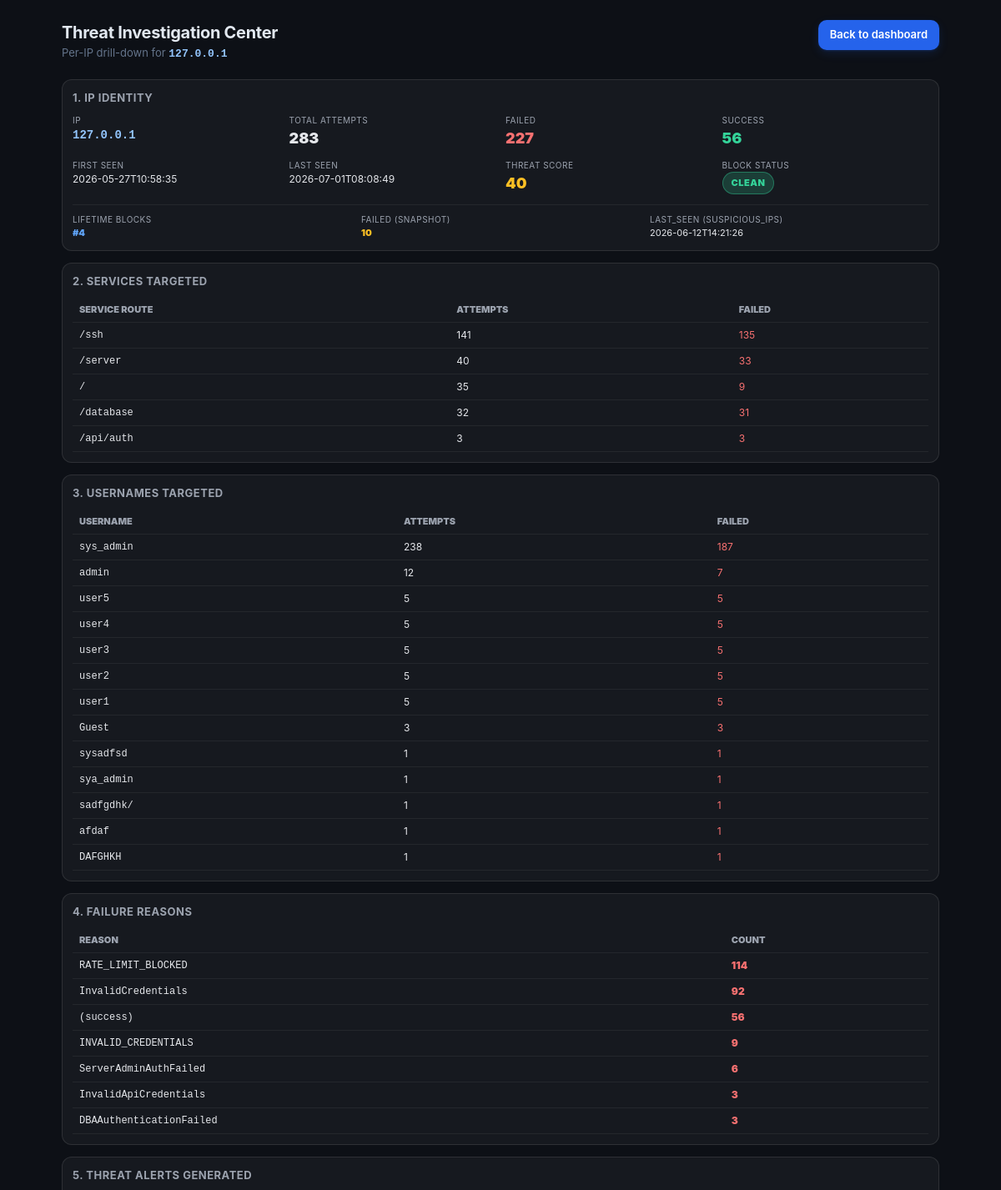
The page /dashboard/ip/127.0.0.1 (signed in, upper part) on the database its author committed.
### tables this page shows
CREATE TABLE suspicious_ips (
                id INTEGER PRIMARY KEY AUTOINCREMENT,
                ip TEXT NOT NULL UNIQUE,
                failed_attempts INTEGER NOT NULL DEFAULT 0,
                threat_score INTEGER NOT NULL DEFAULT 0,
                blocked_until TEXT,
                last_seen TEXT NOT NULL,
                blocked_count INTEGER NOT NULL DEFAULT 0
            );

CREATE TABLE login_attempts (
            id INTEGER PRIMARY KEY AUTOINCREMENT,
            created_at TEXT NOT NULL,
            ip TEXT NOT NULL,
            username TEXT NOT NULL,
            success INTEGER NOT NULL,
            failure_reason TEXT,
            is_honeypot_target INTEGER NOT NULL DEFAULT 1
        , service_route TEXT, request_path TEXT, event_type TEXT);

### app/dashboard_routes.py (the view)
    @app.route("/dashboard/ip/<ip>", methods=["GET"])
    def ip_investigation_route(ip: str):
        if not session.get("logged_in"):
            return redirect(url_for("login"))
        summary = fetch_ip_summary(ip)
        block_record = fetch_ip_block_record(ip)
        services = fetch_ip_services_targeted(ip)
        usernames = fetch_ip_usernames_targeted(ip)
        reasons = fetch_ip_failure_reasons(ip)
        alerts = fetch_ip_threat_alerts(ip, limit=50)
        activity = fetch_ip_recent_activity(ip, limit=50)
        if (
            summary.get("total", 0) == 0
            and not block_record
            and len(alerts) == 0
        ):
            return render_template("ip_not_found.html", ip=ip), 404
        _now = now_iso()
        is_blocked = ip_is_currently_blocked(ip, _now)
        from datetime import datetime, timezone
        generated_at = datetime.now(timezone.utc).strftime("%Y-%m-%d %H:%M:%S UTC")
        return render_template(
            "ip_investigation.html",
            ip=ip,
            summary=summary,
            block_record=block_record,
            is_blocked=is_blocked,
            services=services,
            usernames=usernames,
            reasons=reasons,
            alerts=alerts,
            activity=activity,
            generated_at=generated_at,
        )

### app/attacks_db.py (called while the page is built)
def get_connection() -> sqlite3.Connection:
    os.makedirs(os.path.dirname(DB_PATH), exist_ok=True)
    conn = sqlite3.connect(DB_PATH, check_same_thread=False)
    conn.row_factory = sqlite3.Row
    return conn

def init_attacks_db() -> None:
    conn = get_connection()
    cur = conn.cursor()
    cur.execute(
        """
        CREATE TABLE IF NOT EXISTS attacks (
            id INTEGER PRIMARY KEY AUTOINCREMENT,
            username TEXT NOT NULL,
            ip TEXT NOT NULL,
            login_status TEXT NOT NULL,
            threat_level TEXT NOT NULL,
            timestamp TEXT NOT NULL
        );
        """
    )
    cur.execute("CREATE INDEX IF NOT EXISTS idx_attacks_ip ON attacks(ip);")
    cur.execute("CREATE INDEX IF NOT EXISTS idx_attacks_timestamp ON attacks(timestamp);")
    conn.commit()
    conn.close()

def fetch_ip_block_record(ip: str) -> dict | None:
    conn = get_connection()
    try:
        cur = conn.cursor()
        cur.execute(
            """
            SELECT ip, failed_attempts, threat_score,
                   blocked_until, last_seen, blocked_count
            FROM suspicious_ips
            WHERE ip = ?
            """,
            (ip,),
        )
        row = cur.fetchone()
        return dict(row) if row else None
    finally:
        conn.close()

def fetch_ip_services_targeted(ip: str) -> list[dict]:
    conn = get_connection()
    try:
        cur = conn.cursor()
        cur.execute(
            """
            SELECT service_route,
                   COUNT(*) AS attempts,
                   SUM(CASE WHEN success = 0 THEN 1 ELSE 0 END) AS failed
            FROM login_attempts
            WHERE ip = ? AND service_route IS NOT NULL
            GROUP BY service_route
            ORDER BY attempts DESC
            """,
            (ip,),
        )
        return [dict(r) for r in cur.fetchall()]
    finally:
        conn.close()

def fetch_ip_usernames_targeted(ip: str) -> list[dict]:
    conn = get_connection()
    try:
        cur = conn.cursor()
        cur.execute(
            """
            SELECT username,
                   COUNT(*) AS attempts,
                   SUM(CASE WHEN success = 0 THEN 1 ELSE 0 END) AS failed
            FROM login_attempts
            WHERE ip = ?
            GROUP BY username
            ORDER BY attempts DESC
            """,
            (ip,),
        )
        return [dict(r) for r in cur.fetchall()]
    finally:
        conn.close()

### app/rate_limit_db.py (called while the page is built)
def now_iso() -> str:
    return _utc_now_iso()

### templates/ip_investigation.html (shortened to what this page needs)
<!DOCTYPE html>
<html lang="en">
  <head>
    <link rel="stylesheet" href="/static/dashboard.css" />
  </head>
  <body>
    <div class="page">
      <main class="main" style="max-width: 1100px; margin: 0 auto; padding: 24px;">
        <div class="topbar" style="margin-bottom: 20px;">
          <div>
            <h1 class="h1">Threat Investigation Center</h1>
            <div class="muted">Per-IP drill-down for <span class="inv-ip-mono" style="font-weight:900;">{{ ip }}</span></div>
          </div>
          <a class="btn" href="/dashboard">Back to dashboard</a>
        </div>
        <div class="inv-card">
          <h3>1. IP Identity</h3>
          <div style="display: grid; grid-template-columns: repeat(4, 1fr); gap: 12px; font-size: 12px;">
            <div>
              <div style="color: #9ca3af; font-size: 10px; text-transform: uppercase; letter-spacing: 0.5px;">IP</div>
              <div class="inv-ip-mono" style="font-weight:900; font-size: 14px;">{{ ip }}</div>
            </div>
            <div>
              <div style="color: #9ca3af; font-size: 10px; text-transform: uppercase; letter-spacing: 0.5px;">Total attempts</div>
              <div style="color: #e5e7eb; font-weight: 900; font-size: 18px;">{{ summary.total }}</div>
            </div>
            <div>
              <div style="color: #9ca3af; font-size: 10px; text-transform: uppercase; letter-spacing: 0.5px;">Failed</div>
              <div style="color: #f87171; font-weight: 900; font-size: 18px;">{{ summary.failed }}</div>
            </div>
            <div>
              <div style="color: #9ca3af; font-size: 10px; text-transform: uppercase; letter-spacing: 0.5px;">Success</div>
              <div style="color: #34d399; font-weight: 900; font-size: 18px;">{{ summary.success_count }}</div>
            </div>
            <div>
              <div style="color: #9ca3af; font-size: 10px; text-transform: uppercase; letter-spacing: 0.5px;">First seen</div>
              <div style="color: #e5e7eb; font-size: 12px;">{{ (summary.first_seen or '-')[:19] }}</div>
            </div>
            <div>
              <div style="color: #9ca3af; font-size: 10px; text-transform: uppercase; letter-spacing: 0.5px;">Last seen</div>
              <div style="color: #e5e7eb; font-size: 12px;">{{ (summary.last_seen or '-')[:19] }}</div>
            </div>
            <div>
              <div style="color: #9ca3af; font-size: 10px; text-transform: uppercase; letter-spacing: 0.5px;">Threat score</div>
              <div style="color: #fbbf24; font-weight: 900; font-size: 18px;">
                {% if block_record %}{{ block_record.threat_score }}{% else %}0{% endif %}
              </div>
            </div>
            <div>
              <div style="color: #9ca3af; font-size: 10px; text-transform: uppercase; letter-spacing: 0.5px;">Block status</div>
              {% if is_blocked %}
                <div><span class="inv-status blocked">BLOCKED</span></div>
                <div style="color: #9ca3af; font-size: 10px; margin-top: 4px;">until {{ (block_record.blocked_until or '-')[:19] }}</div>
              {% else %}
                <div><span class="inv-status clean">CLEAN</span></div>
              {% endif %}
            </div>
          </div>
          {% if block_record %}
          <div style="margin-top: 12px; padding-top: 10px; border-top: 1px solid rgba(255,255,255,0.06); display: grid; grid-template-columns: repeat(3, 1fr); gap: 12px; font-size: 11px;">
            <div>
              <div style="color: #9ca3af; font-size: 10px; text-transform: uppercase; letter-spacing: 0.5px;">Lifetime blocks</div>
              <div style="color: #60a5fa; font-weight: 900;">#{{ block_record.blocked_count }}</div>
            </div>
            <div>
              <div style="color: #9ca3af; font-size: 10px; text-transform: uppercase; letter-spacing: 0.5px;">Failed (snapshot)</div>
              <div style="color: #fbbf24; font-weight: 900;">{{ block_record.failed_attempts }}</div>
            </div>
            <div>
              <div style="color: #9ca3af; font-size: 10px; text-transform: uppercase; letter-spacing: 0.5px;">last_seen (suspicious_ips)</div>
              <div style="color: #e5e7eb;">{{ (block_record.last_seen or '-')[:19] }}</div>
            </div>
          </div>
          {% endif %}
        </div>
        <div class="inv-card">
          <h3>2. Services Targeted</h3>
          {% if services|length > 0 %}
            <table class="inv-table">
              <thead>
                <tr><th>Service route</th><th>Attempts</th><th>Failed</th></tr>
              </thead>
              <tbody>
                {% for s in services %}
                  <tr>
                    <td class="inv-ip-mono">{{ s.service_route }}</td>
                    <td>{{ s.attempts }}</td>
                    <td style="color: #f87171;">{{ s.failed }}</td>
                  </tr>
                {% endfor %}
              </tbody>
            </table>
          {% else %}
            <div class="inv-empty">No services targeted by this IP.</div>
          {% endif %}
        </div>
        <div class="inv-card">
          <h3>3. Usernames Targeted</h3>
          {% if usernames|length > 0 %}
            <table class="inv-table">
              <thead>
                <tr><th>Username</th><th>Attempts</th><th>Failed</th></tr>
              </thead>
              <tbody>
                {% for u in usernames %}
                  <tr>
                    <td class="inv-ip-mono">{{ u.username }}</td>
                    <td>{{ u.attempts }}</td>
                    <td style="color: #f87171;">{{ u.failed }}</td>
                  </tr>
                {% endfor %}
              </tbody>
            </table>
          {% else %}
            <div class="inv-empty">No usernames targeted by this IP.</div>
          {% endif %}
        </div>
        <div class="inv-card">
          <h3>4. Failure Reasons</h3>
          {% if reasons|length > 0 %}
            <table class="inv-table">
              <thead>
                <tr><th>Reason</th><th>Count</th></tr>
              </thead>
              <tbody>
                {% for r in reasons %}
                  <tr>
                    <td class="inv-ip-mono" title="{{ r.reason }}">{{ r.reason }}</td>
                    <td style="color: #f87171; font-weight: 900;">{{ r.n }}</td>
                  </tr>
                {% endfor %}
              </tbody>
            </table>
          {% else %}
            <div class="inv-empty">No failure reasons recorded for this IP.</div>
          {% endif %}
        </div>
        <div class="inv-card">
          <h3>5. Threat Alerts Generated</h3>
        </div>
      </main>
    </div>
  </body>
</html>

### static/dashboard.css (style rules this page uses)
:root { --bg-page: #0d1016; --bg-sidebar: #0a0d13; --bg-surface: rgba(255, 255, 255, 0.04); --bg-surface-2: rgba(255, 255, 255, 0.06); --bg-inset: rgba(0, 0, 0, 0.20); --accent: #2563eb; --accent-hover: #1d4ed8; --accent-dim: rgba(37, 99, 235, 0.12); --accent-border: rgba(37, 99, 235, 0.28); --accent-text: #93c5fd; --color-green: #34d399; --color-green-dim: rgba(52, 211, 153, 0.12); --color-green-border: rgba(52, 211, 153, 0.30); --color-yellow: #fbbf24; --color-yellow-dim: rgba(251, 191, 36, 0.10); --color-yellow-border: rgba(251, 191, 36, 0.28); --color-red: #f87171; --color-red-dim: rgba(248, 113, 113, 0.10); --color-red-border: rgba(248, 113, 113, 0.28); --text: #e2e8f0; --text-muted: #64748b; --text-subtle: #94a3b8; --border: rgba(255, 255, 255, 0.08); --border-strong: rgba(255, 255, 255, 0.12); --radius-sm: 6px; --radius-md: 10px; --radius-lg: 14px; --radius-xl: 18px; --shadow-card: 0 1px 3px rgba(0,0,0,0.30), 0 4px 16px rgba(0,0,0,0.20); --shadow-btn: 0 1px 3px rgba(37,99,235,0.20), 0 4px 12px rgba(37,99,235,0.14); --font: 'Inter', -apple-system, BlinkMacSystemFont, 'Segoe UI', sans-serif; --transition: 150ms cubic-bezier(0.4, 0, 0.2, 1); }
*, *::before, *::after { box-sizing: border-box; margin: 0; padding: 0; }
html, body { height: 100%; }
body { font-family: var(--font); font-size: 14px; line-height: 1.5; color: var(--text); background: var(--bg-page); -webkit-font-smoothing: antialiased; -moz-osx-font-smoothing: grayscale; min-height: 100vh; }
.page { min-height: 100vh; display: flex; }
.main { flex: 1; padding: 24px 24px 48px; min-width: 0; }
.topbar { display: flex; justify-content: space-between; align-items: flex-start; gap: 16px; margin-bottom: 20px; }
.h1 { font-size: 20px; font-weight: 700; letter-spacing: -0.3px; color: var(--text); margin: 0; }
.muted { color: var(--text-muted); font-size: 13px; }
.btn { display: inline-flex; align-items: center; justify-content: center; text-decoration: none; font-family: var(--font); font-size: 13px; font-weight: 600; color: #ffffff; padding: 8px 14px; border-radius: var(--radius-md); background: var(--accent); border: none; cursor: pointer; box-shadow: var(--shadow-btn); transition: background var(--transition), box-shadow var(--transition), transform var(--transition); -webkit-appearance: none; white-space: nowrap; }

### templates/ip_investigation.html (style rules this page uses)
.inv-card { background: rgba(255,255,255,0.04); border: 1px solid rgba(255,255,255,0.10); border-radius: 12px; padding: 12px; margin-bottom: 14px; }
.inv-card h3 { margin: 0 0 10px 0; font-size: 13px; color: #9ca3af; letter-spacing: 0.5px; text-transform: uppercase; }
.inv-table { width: 100%; border-collapse: collapse; font-size: 12px; }
.inv-table th, .inv-table td { padding: 6px 8px; text-align: left; border-bottom: 1px solid rgba(255,255,255,0.06); }
.inv-table th { color: #9ca3af; font-weight: 900; font-size: 11px; text-transform: uppercase; }
.inv-table td { color: #e5e7eb; }
.inv-status { display: inline-block; padding: 4px 10px; border-radius: 999px; font-weight: 900; font-size: 11px; letter-spacing: 0.5px; }
.inv-status.clean { background: rgba(52,211,153,0.20); color: #34d399; border: 1px solid rgba(52,211,153,0.40); }
.inv-ip-mono { font-family: ui-monospace, SFMono-Regular, Menlo, Monaco, Consolas, "Liberation Mono", "Courier New", monospace; color: #93c5fd; }

### rows shown on the page
suspicious_ips: threat_score "40", blocked_count "4", failed_attempts "10", last_seen "2026-06-12T14:21:26"
login_attempts: username "sysadfsd", attempts "1", failed "1"
login_attempts: username "sya_admin", attempts "1", failed "1"
login_attempts: username "sadfgdhk/", attempts "1", failed "1"
login_attempts: username "afdaf", attempts "1", failed "1"
login_attempts: username "DAFGHKH", attempts "1", failed "1"
login_attempts: reason "RATE_LIMIT_BLOCKED", n "114"
login_attempts: reason "InvalidCredentials", n "92"

### other values the page prints
{{ ip }} "127.0.0.1"
{{ summary.total }} "283"
{{ summary.failed }} "227"
{{ summary.success_count }} "56"
{{ (summary.first_seen or '-')[:19] }} "2026-05-27T10:58:35"
{{ (summary.last_seen or '-')[:19] }} "2026-07-01T08:08:49"
{{ s.service_route }} "/ssh" "/server" "/" "/database" "/api/auth"
{{ s.attempts }} "141" "40" "35" "32" "3"
{{ s.failed }} "135" "33" "9" "31" "3"
{{ u.username }} "sys_admin" "admin" "user5" "user4" "user3" "user2" "user1" "Guest"
{{ u.attempts }} "238" "12" "5" "5" "5" "5" "5" "3"
{{ u.failed }} "187" "7" "5" "5" "5" "5" "5" "3"
{{ r.reason }} "(success)" "INVALID_CREDENTIALS" "ServerAdminAuthFailed" "InvalidApiCredentials" "DBAAuthenticationFailed"
{{ r.n }} "56" "9" "6" "3" "3"
